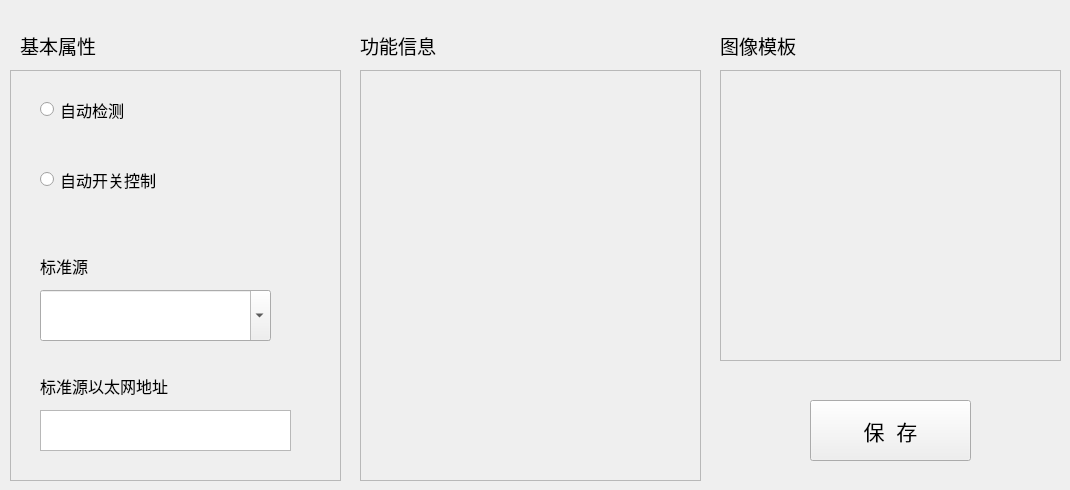
<?xml version="1.0" encoding="UTF-8"?>
<ui version="4.0">
 <class>frmConfigModel</class>
 <widget class="QWidget" name="frmConfigModel">
  <property name="geometry">
   <rect>
    <x>0</x>
    <y>0</y>
    <width>1070</width>
    <height>490</height>
   </rect>
  </property>
  <property name="windowTitle">
   <string>Form</string>
  </property>
  <widget class="QFrame" name="frame_model_image_template">
   <property name="geometry">
    <rect>
     <x>720</x>
     <y>70</y>
     <width>341</width>
     <height>291</height>
    </rect>
   </property>
   <property name="frameShape">
    <enum>QFrame::StyledPanel</enum>
   </property>
   <property name="frameShadow">
    <enum>QFrame::Raised</enum>
   </property>
  </widget>
  <widget class="QFrame" name="frame_model_basic_info">
   <property name="geometry">
    <rect>
     <x>10</x>
     <y>70</y>
     <width>331</width>
     <height>411</height>
    </rect>
   </property>
   <property name="frameShape">
    <enum>QFrame::StyledPanel</enum>
   </property>
   <property name="frameShadow">
    <enum>QFrame::Raised</enum>
   </property>
   <widget class="QRadioButton" name="radioButton_model_auto_check">
    <property name="geometry">
     <rect>
      <x>30</x>
      <y>30</y>
      <width>115</width>
      <height>19</height>
     </rect>
    </property>
    <property name="font">
     <font>
      <pointsize>12</pointsize>
     </font>
    </property>
    <property name="text">
     <string>自动检测</string>
    </property>
   </widget>
   <widget class="QLabel" name="label_model_standard_source">
    <property name="geometry">
     <rect>
      <x>30</x>
      <y>180</y>
      <width>101</width>
      <height>31</height>
     </rect>
    </property>
    <property name="font">
     <font>
      <pointsize>12</pointsize>
      <weight>50</weight>
      <bold>false</bold>
     </font>
    </property>
    <property name="text">
     <string>标准源</string>
    </property>
    <property name="textFormat">
     <enum>Qt::AutoText</enum>
    </property>
   </widget>
   <widget class="QLabel" name="label_model_standard_source_address">
    <property name="geometry">
     <rect>
      <x>30</x>
      <y>300</y>
      <width>171</width>
      <height>31</height>
     </rect>
    </property>
    <property name="font">
     <font>
      <pointsize>12</pointsize>
      <weight>50</weight>
      <bold>false</bold>
     </font>
    </property>
    <property name="text">
     <string>标准源以太网地址</string>
    </property>
    <property name="textFormat">
     <enum>Qt::AutoText</enum>
    </property>
   </widget>
   <widget class="QRadioButton" name="radioButton_model_auto_switch">
    <property name="geometry">
     <rect>
      <x>30</x>
      <y>100</y>
      <width>161</width>
      <height>19</height>
     </rect>
    </property>
    <property name="font">
     <font>
      <pointsize>12</pointsize>
     </font>
    </property>
    <property name="text">
     <string>自动开关控制</string>
    </property>
   </widget>
   <widget class="QTextEdit" name="textEdit_model_standard_source_address">
    <property name="geometry">
     <rect>
      <x>30</x>
      <y>340</y>
      <width>251</width>
      <height>41</height>
     </rect>
    </property>
   </widget>
   <widget class="QComboBox" name="comboBox_model_standard_source">
    <property name="geometry">
     <rect>
      <x>30</x>
      <y>220</y>
      <width>231</width>
      <height>51</height>
     </rect>
    </property>
    <property name="editable">
     <bool>true</bool>
    </property>
   </widget>
  </widget>
  <widget class="QLabel" name="label_model_image_template">
   <property name="geometry">
    <rect>
     <x>720</x>
     <y>30</y>
     <width>101</width>
     <height>31</height>
    </rect>
   </property>
   <property name="font">
    <font>
     <pointsize>14</pointsize>
    </font>
   </property>
   <property name="text">
    <string>图像模板</string>
   </property>
   <property name="textFormat">
    <enum>Qt::AutoText</enum>
   </property>
  </widget>
  <widget class="QLabel" name="label_model_funciton_info">
   <property name="geometry">
    <rect>
     <x>360</x>
     <y>30</y>
     <width>101</width>
     <height>31</height>
    </rect>
   </property>
   <property name="font">
    <font>
     <pointsize>14</pointsize>
    </font>
   </property>
   <property name="text">
    <string>功能信息</string>
   </property>
   <property name="textFormat">
    <enum>Qt::AutoText</enum>
   </property>
  </widget>
  <widget class="QPushButton" name="pushButton_model">
   <property name="geometry">
    <rect>
     <x>810</x>
     <y>400</y>
     <width>161</width>
     <height>61</height>
    </rect>
   </property>
   <property name="font">
    <font>
     <pointsize>16</pointsize>
    </font>
   </property>
   <property name="text">
    <string>保  存</string>
   </property>
  </widget>
  <widget class="QFrame" name="frame_model_function_info">
   <property name="geometry">
    <rect>
     <x>360</x>
     <y>70</y>
     <width>341</width>
     <height>411</height>
    </rect>
   </property>
   <property name="frameShape">
    <enum>QFrame::StyledPanel</enum>
   </property>
   <property name="frameShadow">
    <enum>QFrame::Raised</enum>
   </property>
  </widget>
  <widget class="QLabel" name="label_model_basic_info">
   <property name="geometry">
    <rect>
     <x>20</x>
     <y>30</y>
     <width>101</width>
     <height>31</height>
    </rect>
   </property>
   <property name="font">
    <font>
     <pointsize>14</pointsize>
    </font>
   </property>
   <property name="text">
    <string>基本属性</string>
   </property>
   <property name="textFormat">
    <enum>Qt::AutoText</enum>
   </property>
  </widget>
 </widget>
 <resources/>
 <connections/>
</ui>
